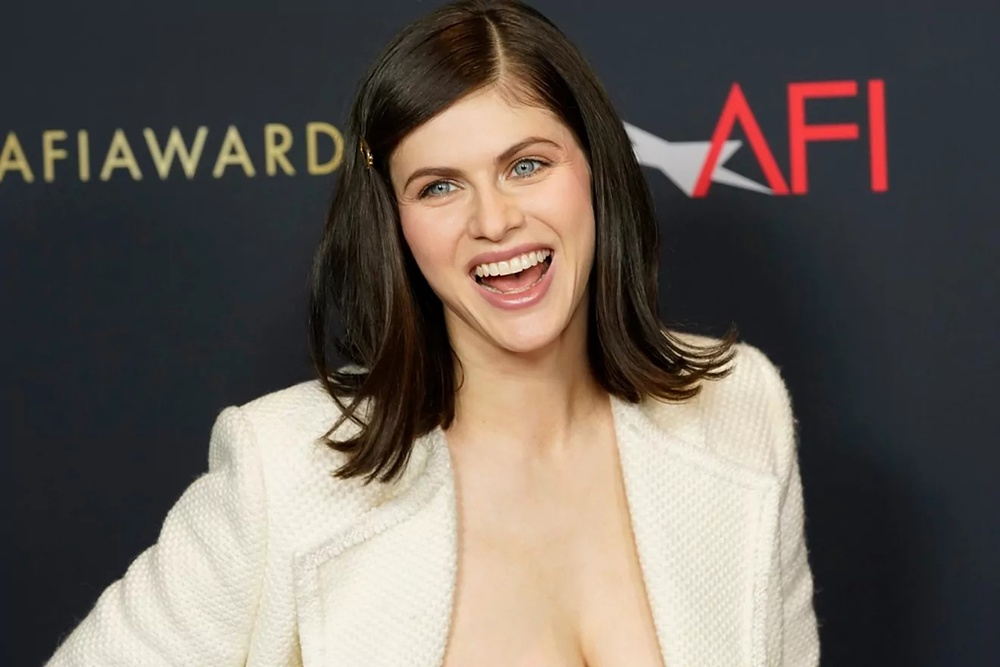
%> input picture Winter School/alex.jpg, 1000 x 667 px, shrunk from 1320 x 880 before the run
$ octave cartoonScript.m   (GNU Octave 9; MATLAB toolbox functions it lacks are replaced by stand-ins)
%> lines starting %> are read from the running program, lines starting %| are printed output that depends on the picture; in (x1, y1, x2, y2) boxes, pixels count from 0 and x2, y2 are one past the last pixel; in counts of white or black regions, pixels touching at a corner belong together; the program's own positions count from 1

img1 = imread('alex.jpg');
%> img1 is the input picture: size 667x1000x3 uint8; mean R, G, B 103.8, 95.5, 88.8
img1 = rgb2gray(img1);
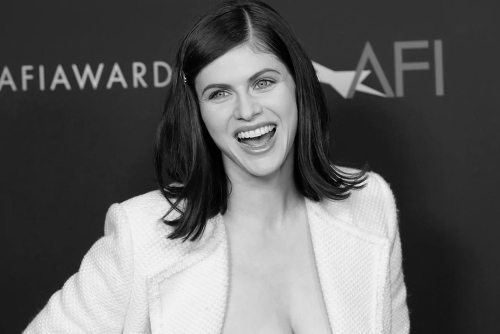
%> img1: size 667x1000 uint8 (shown at 1/2 size); min 0, max 250, mean 97.2
hsize = 11;
sigma = 2;
h = fspecial('gaussian', hsize, sigma);

hsize1 = 11;
sigma1 = 1.5;
h1 = fspecial('gaussian', hsize1, sigma1);

img1Blur = imfilter(img1, h);
img1BlurReduced = imfilter(img1, h1);
img1Sobel = edge(img1Blur, "sobel");
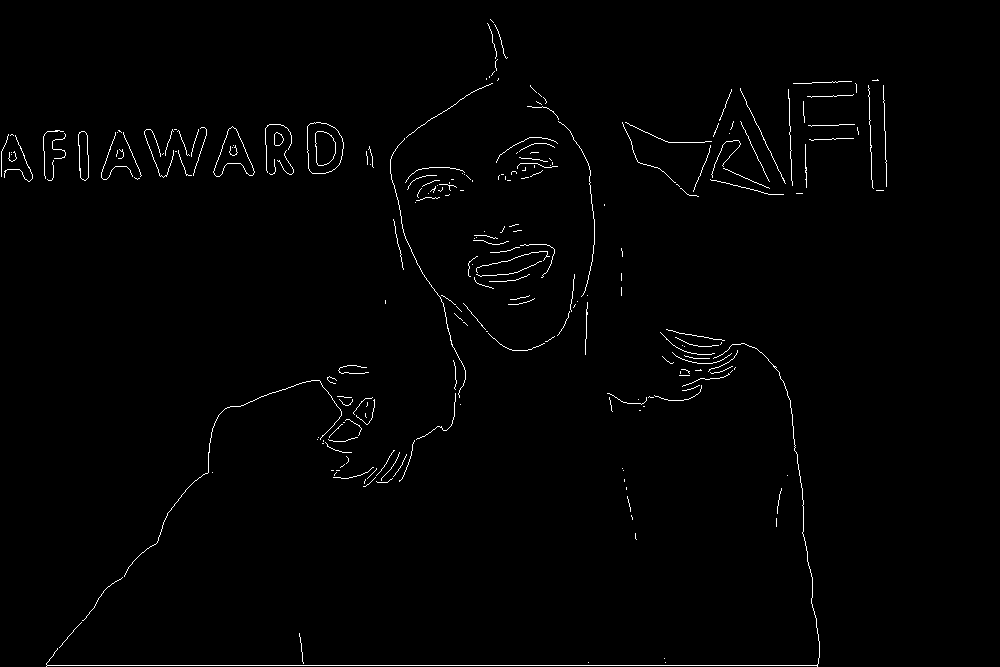
%> img1Sobel: size 667x1000 logical; 1.1% white in thin lines or dots, all inside (x1, y1, x2, y2) = (1, 19, 887, 667)


threshold = [.1, .25];
img1Canny = edge(img1Blur, 'canny', threshold, 2);
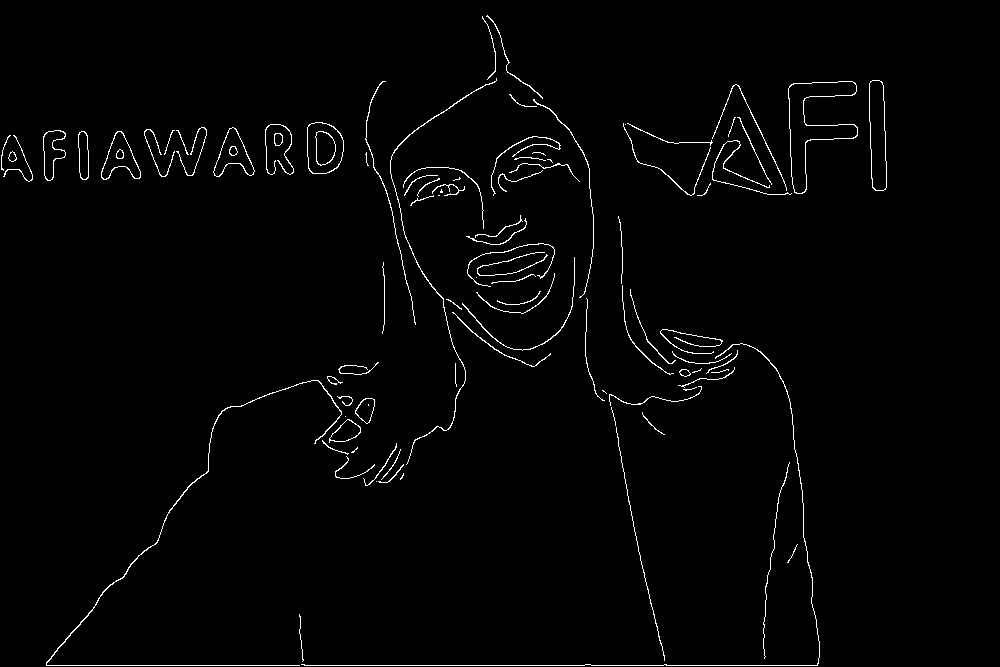
%> img1Canny: size 667x1000 logical; 1.6% white in thin lines or dots, all inside (x1, y1, x2, y2) = (1, 15, 887, 666)

se = strel('disk', 2);
thickenedEdges = imdilate(img1Canny, se);
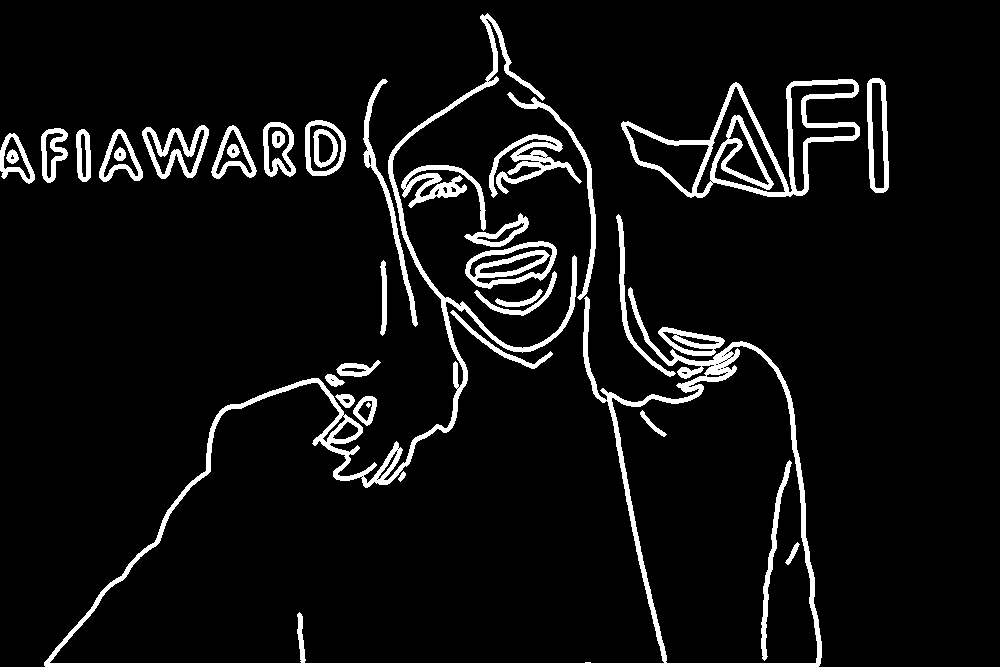
%> thickenedEdges: size 667x1000 logical; 6.9% white; 37 white regions (1 under 20 px), largest, box (x1, y1, x2, y2) and area: (44, 13, 822, 667) 17520, (621, 79, 860, 198) 5878, (489, 134, 582, 198) 1839

img1BorderCanny = uint8(~img1Canny) .* img1;
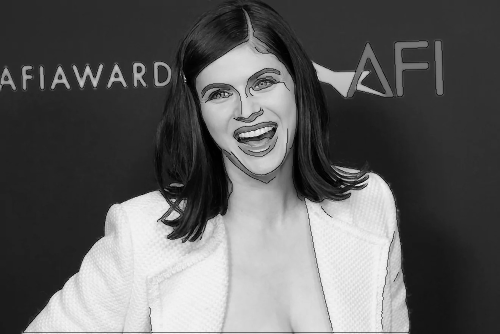
%> img1BorderCanny: size 667x1000 uint8 (shown at 1/2 size); min 0, max 250, mean 95.3
img1BorderSobel = uint8(~img1Sobel) .* img1;
img1BorderCannyThickBlur = uint8(~thickenedEdges) .* img1BlurReduced;
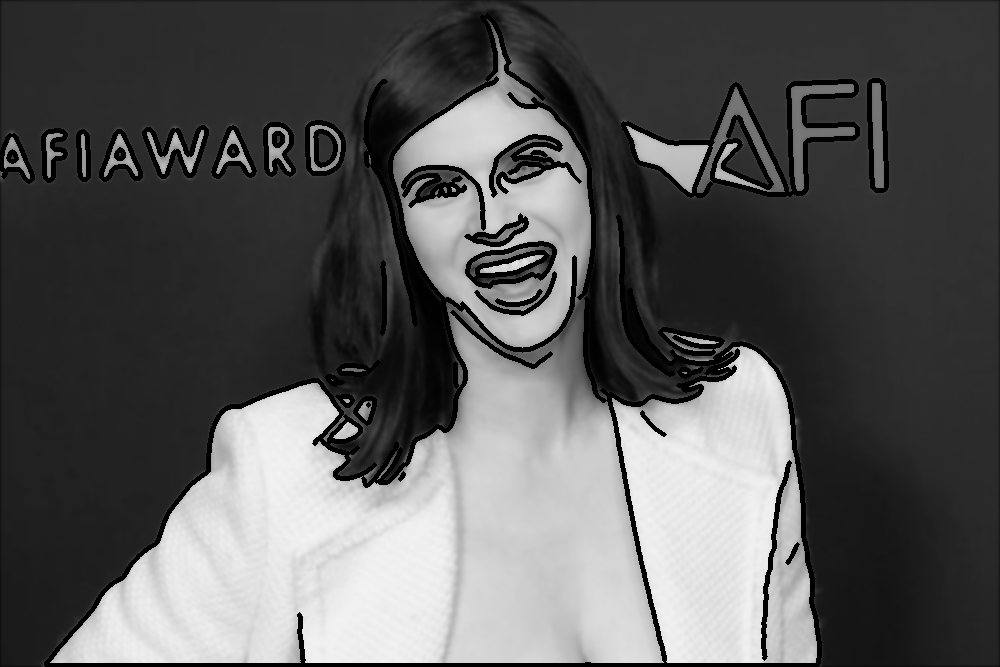
%> img1BorderCannyThickBlur: size 667x1000 uint8; min 0, max 243, mean 89.1
img1BorderSobelBlur = uint8(~img1Sobel) .* img1Blur;

tiledlayout(3,2)

nexttile
imshow(img1Sobel)
title('Sobel')

nexttile
imshow(img1Canny)
title('Canny Filter')

nexttile
imshow(img1BorderSobel)
title('Border Sobel')

nexttile
imshow(thickenedEdges)
title('BorderCanny')

nexttile
imshow(img1BorderSobelBlur)
title('SobelBlur')

nexttile
imshow(img1BorderCannyThickBlur)
title('CannyBlur')
